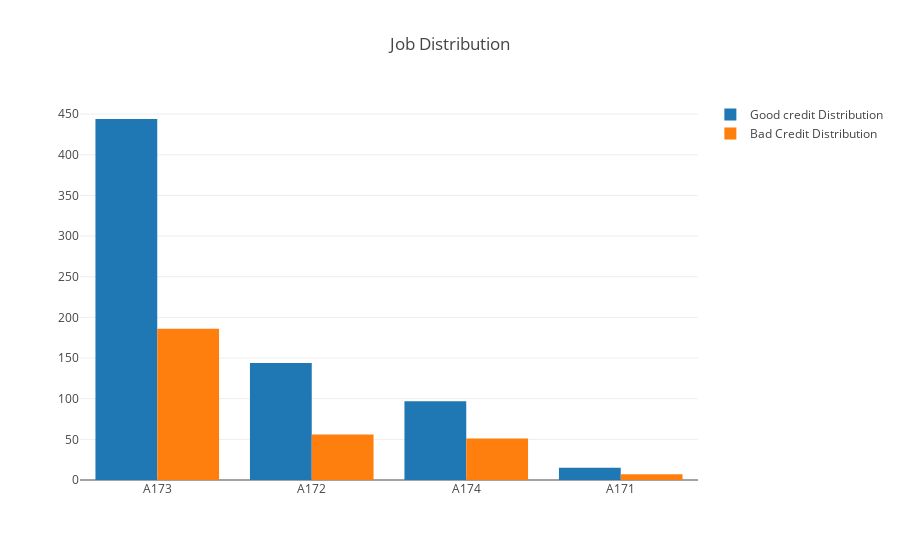

Notebook code for this chart:
### Markdown cell above
As from the graph ABOVE, we can see that most of the credits are from people who's age from 25 to 29 no matter good or bad credit score. As reaching 40 years old, it is getting lower because most of the adults has stable income.

### Code cell
#First plot
trace0 = go.Bar(x = df[df["Risk"]== 1]["Job"].value_counts().index.values, 
                y = df[df["Risk"]== 1]["Job"].value_counts().values,
                name='Good credit Distribution')

#Second plot
trace1 = go.Bar(x = df[df["Risk"]== 2]["Job"].value_counts().index.values,
                y = df[df["Risk"]== 2]["Job"].value_counts().values,
                name="Bad Credit Distribution")

data = [trace0, trace1]

layout = go.Layout( title='Job Distribution')

fig = go.Figure(data=data, layout=layout)

py.iplot(fig, filename='grouped-bar')

### Figure 1 — Plotly figure (JSON) as saved in the notebook; plotly's stock layout.template omitted (floating-point values rounded to 4 significant figures)
{"data": [{"name": "Good credit Distribution", "type": "bar", "uid": "20230e92-502c-11e9-8a09-48bf6be9efe4", "x": ["A173", "A172", "A174", "A171"], "y": [444, 144, 97, 15]}, {"name": "Bad Credit Distribution", "type": "bar", "uid": "20231090-502c-11e9-a796-48bf6be9efe4", "x": ["A173", "A172", "A174", "A171"], "y": [186, 56, 51, 7]}], "layout": {"title": "Job Distribution"}}
